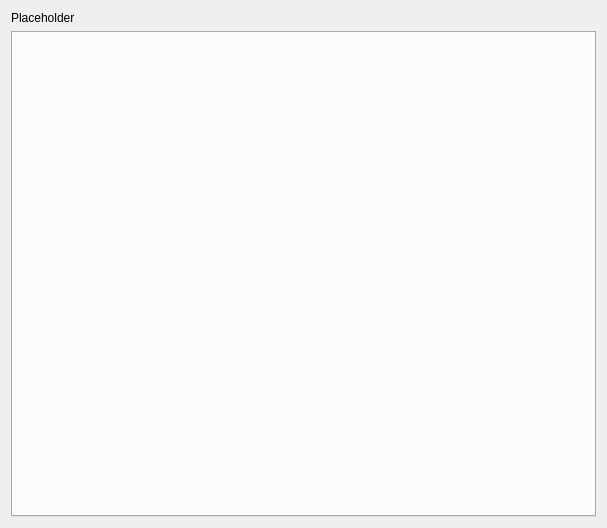
<?xml version="1.0" encoding="UTF-8"?>
<ui version="4.0">
 <class>TextViewer</class>
 <widget class="QDialog" name="TextViewer">
  <property name="geometry">
   <rect>
    <x>0</x>
    <y>0</y>
    <width>607</width>
    <height>528</height>
   </rect>
  </property>
  <property name="windowTitle">
   <string>Log Viewer</string>
  </property>
  <layout class="QVBoxLayout" name="verticalLayout">
   <item>
    <widget class="QLabel" name="descriptionLabel">
     <property name="text">
      <string>Placeholder</string>
     </property>
    </widget>
   </item>
   <item>
    <widget class="QTabWidget" name="editorTabs">
     <property name="currentIndex">
      <number>-1</number>
     </property>
    </widget>
   </item>
  </layout>
 </widget>
 <resources/>
 <connections/>
</ui>
